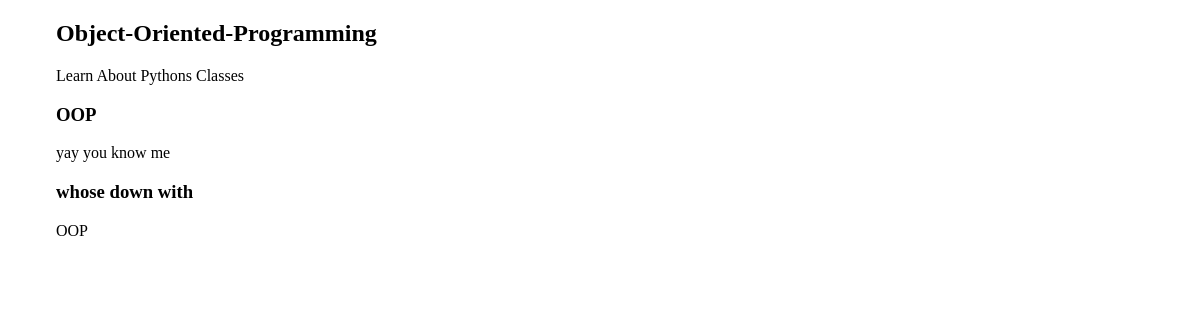
Page /courses/3/ on the committed database.
### courses/models.py (models this page shows, shortened)
class Course(models.Model):
    created_at = models.DateTimeField(auto_now_add=True)
    title = models.CharField(max_length=255)
    description = models.TextField()

class Step(models.Model):
    title = models.CharField(max_length=255)
    description = models.TextField()
    content = models.TextField(blank=True, default='')
    order = models.IntegerField(default=0)
    course = models.ForeignKey(Course)
    class Meta:
        ordering = ['order',]

### courses/views.py (the view)
# urls.py: url(r'(?P<pk>\d+)/$', views.course_detail, name='detail'),
def course_detail(request, pk):
    course = get_object_or_404(Course, pk=pk)
    return render(request, 'courses/course_detail.html', {'course': course})

### courses/templates/courses/course_detail.html (shortened to what this page needs)
{% extends "layout.html" %}
{% block content  %}
<article>
  <h2>{{ course.title  }}</h2>
  {{  course.description }}
  <section>
    {%  for step in course.step_set.all %}
    <h3>  {{ step.title }} </h3>
      {{ step.description }}
    {% endfor %}
  </section>
</article>
{% endblock %}

### assets/css/layout.css (style rules this page uses)
html { box-sizing: border-box; }
*, *::after, *::before { box-sizing: inherit; }

### rows in the picture
Course: title "Object-Oriented-Programming", description "Learn About Pythons Classes"
Step: title "OOP", description "yay you know me"
Step: title "whose down with", description "OOP"
